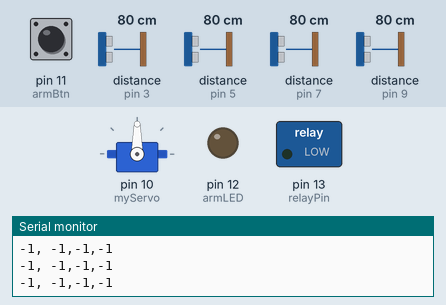
A program run on a simulated Arduino Mega 2560, built with avr-gcc and run on an emulated ATmega2560. Parts: servo, switched loads named in the program (green lamp = pin HIGH), output pins drawn as LEDs (lit = HIGH), the last lines printed to the serial monitor. Wiring (inferred from the names in the program): 4 × ultrasonic range finder: trigger pin 2, echo pin 3 / trigger pin 4, echo pin 5 / trigger pin 6, echo pin 7 / trigger pin 8, echo pin 9. Dashed ring = blinking. The inputs (shaded band) are chosen by the test bench; at power-on: pin 11 (armBtn) LOW, distance to the obstacle (sensors on pin 3, pin 5, pin 7, pin 9) 80 cm. The echo pulse lasts 58.3 µs per cm; pins used as bus, display or sensor lines are not drawn.

Above: at 1.2 s.
1.3 s: pin 11 (armBtn) pulled HIGH for 3.2 s
At 1.84 s:
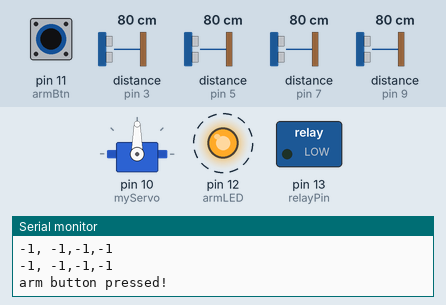
6.0 s: distance to the obstacle (sensor on pin 3) set to 29 cm
7.6 s: distance to the obstacle (sensor on pin 3) set to 24 cm
At 8.8 s:
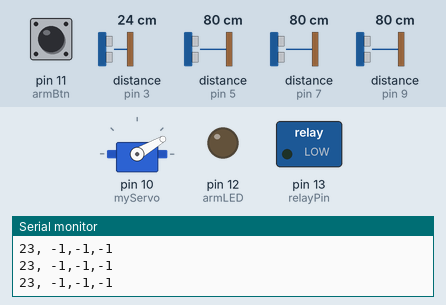
9.5 s: pin 11 (armBtn) pulled HIGH for 0.4 s
At 12.2 s:
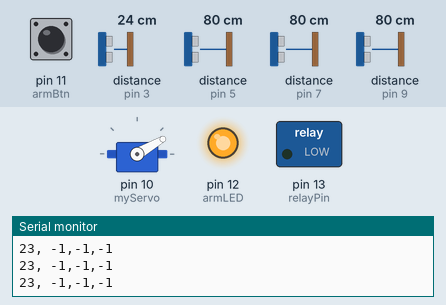
12.9 s: distance to the obstacle (sensor on pin 3) set to 35 cm
At 14.0 s:
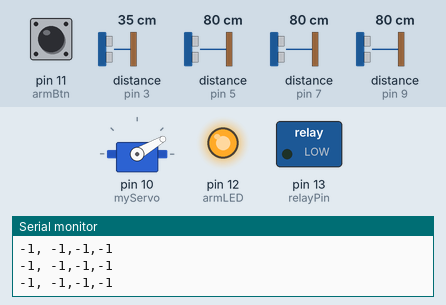
14.4 s: distance to the obstacle (sensor on pin 5) set to 29 cm
16.0 s: distance to the obstacle (sensor on pin 5) set to 25 cm
At 18.6 s:
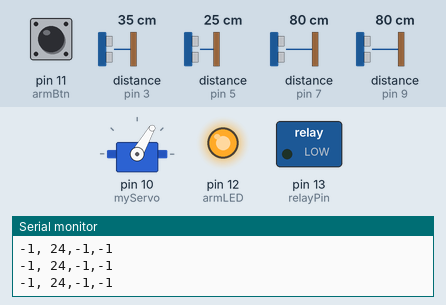
Timing chart, 0 to 19.7 s (numbered marks = the images above; inputs shaded):
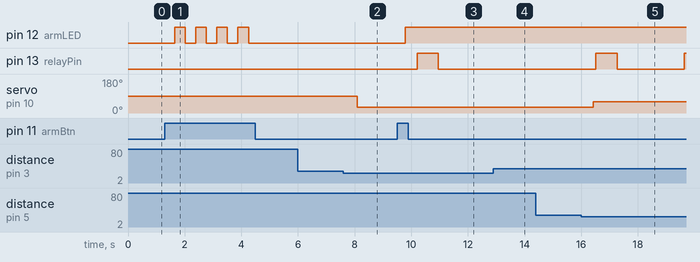

The program:

main.cpp
```cpp
#include <Arduino.h>
#include <Servo.h>
#include <stdio.h>


// peripherals
const int trigPin_0 = 2;
const int echoPin_0 = 3;
const int trigPin_1 = 4;
const int echoPin_1 = 5;
const int trigPin_2 = 6;
const int echoPin_2 = 7;
const int trigPin_3 = 8;
const int echoPin_3 = 9;
const int servoPin  = 10;
const int armBtn    = 11;
const int armLED    = 12;
const int relayPin  = 13;

// sensor configs
const int pollingInterval = 100; //milliseconds
const int maxDist = 25;
const int triggerDuration = 750;

// calculated values and storage
char dataBuff[100];
char logBuff[100];
long duration;
int distance;
int armState = 0;
int trigger = 0; // initial state of the trigger

Servo myServo;

// timer vars
unsigned long previousMillis = 0;
const long interval = 3000; // cannon cooldown

// sensor data stores
typedef struct {
  int d0,d1,d2,d3;
} Sensors;

Sensors data ={-1};

int aimCannon(Sensors data);
void pollSensors(Sensors *data);
void fireCannon(long millis);
int checkArmButton(int);
int getDistance(int,int);

void setup() {
  Serial.begin(9600);

  // servo
  myServo.attach(10);

  // transducers
  pinMode(trigPin_0, OUTPUT);
  pinMode(echoPin_0, INPUT);
  pinMode(trigPin_1, OUTPUT);
  pinMode(echoPin_1, INPUT);
  pinMode(trigPin_2, OUTPUT);
  pinMode(echoPin_2, INPUT);
  pinMode(trigPin_3, OUTPUT);
  pinMode(echoPin_3, INPUT);

  pinMode(armBtn, INPUT);
  pinMode(armLED, OUTPUT);
  pinMode(relayPin, OUTPUT);

}

void loop() {
  unsigned long currentMillis = millis();
  data ={-1};

  armState = checkArmButton(armState);

  pollSensors(&data);
  sprintf(dataBuff,"%d, %d,%d,%d", data.d0, data.d1, data.d2, data.d3);
  Serial.println(dataBuff);

  trigger = aimCannon(data);
  // sprintf(logBuff, "armState: %d, trigger: %d", armState, trigger);
  // Serial.println(logBuff);
  if (trigger > 0 ){
    fireCannon(currentMillis);
  };
}

void fireCannon(long currentMillis){
  // sprintf(logBuff, "currentMillis: %lu, previousMillis: %lu", currentMillis, previousMillis);
  // Serial.println(logBuff);
  if (armState && currentMillis - previousMillis >= interval) {
    Serial.println("Firing!");
    previousMillis = currentMillis;
    delay(100);
    digitalWrite(relayPin, HIGH);
    delay(triggerDuration);
  };
  digitalWrite(relayPin, LOW);
  delay(10);

};

int checkArmButton(int armState) {
  if (digitalRead(armBtn)){
    Serial.println("arm button pressed!");
    delay(50); //debounce so we dont have multiple triggers

    switch (armState) {
      case 0:
        digitalWrite(armLED,HIGH);
        return 1;
      case 1:
        digitalWrite(armLED, LOW);
        return 0;
    }
  }
  return armState;
};

void pollSensors(Sensors *data) {

  //Sensors data = {0};
  // calculate distances from the sensor array
  data->d0 = getDistance(trigPin_0,echoPin_0);
  delay(pollingInterval);
  data->d1 = getDistance(trigPin_1,echoPin_1);
  delay(pollingInterval);
  data->d2 = getDistance(trigPin_2,echoPin_2);
  delay(pollingInterval);
  data->d3 = getDistance(trigPin_3,echoPin_3);
};

int getDistance(int trigPin, int echoPin ) {

  digitalWrite(trigPin, LOW);
  delayMicroseconds(5);
  digitalWrite(trigPin, HIGH);
  delayMicroseconds(10);
  digitalWrite(trigPin, LOW);

  duration = pulseIn(echoPin, HIGH);
  distance = duration * 0.034 / 2;

  if (distance > maxDist) {
    distance = -1;
  };

  return distance;
};

int aimCannon(Sensors data) {
  // pos sweeps servo from 0 to 180 degrees
  if (data.d0 > 0){
    myServo.write(30);
    return 1;
  } else if (data.d1>0 ){
    myServo.write(60);
     return 1;
  } else if (data.d2>0 ){
    myServo.write(120);
    return 1;
  } else if (data.d3>0 ){
    myServo.write(150);
    return 1;
  } else {
    return 0;
  }
};
```

Measured:
- the behaviour switches between 27 and 26 cm on distance to the obstacle (sensor on pin 3) (found by bisection; images 1 and 2)
- the behaviour switches between 27 and 26 cm on distance to the obstacle (sensor on pin 5) (found by bisection; images 4 and 5)
- after the input at 1.3 s, pin 12 (armLED): alternates HIGH for 0.37 s and LOW for 0.37 s, 8 changes in all, then stays LOW, starting after 0.36 s
- after the input at 7.6 s, servo on pin 10 (myServo): 90° → 30° after 0.49 s
- after the input at 9.5 s, pin 12 (armLED): LOW → HIGH after 0.29 s; pin 13 (relayPin): LOW → HIGH after 0.71 s, → LOW 0.75 s later
- after the input at 12.9 s, pin 13 (relayPin): stays LOW (without the input it goes to HIGH after 0.45 s)
- after the input at 16.0 s, pin 13 (relayPin): LOW → HIGH after 0.52 s, → LOW 0.75 s later, → HIGH 2.4 s later; servo on pin 10 (myServo): 30° → 60° after 0.42 s
